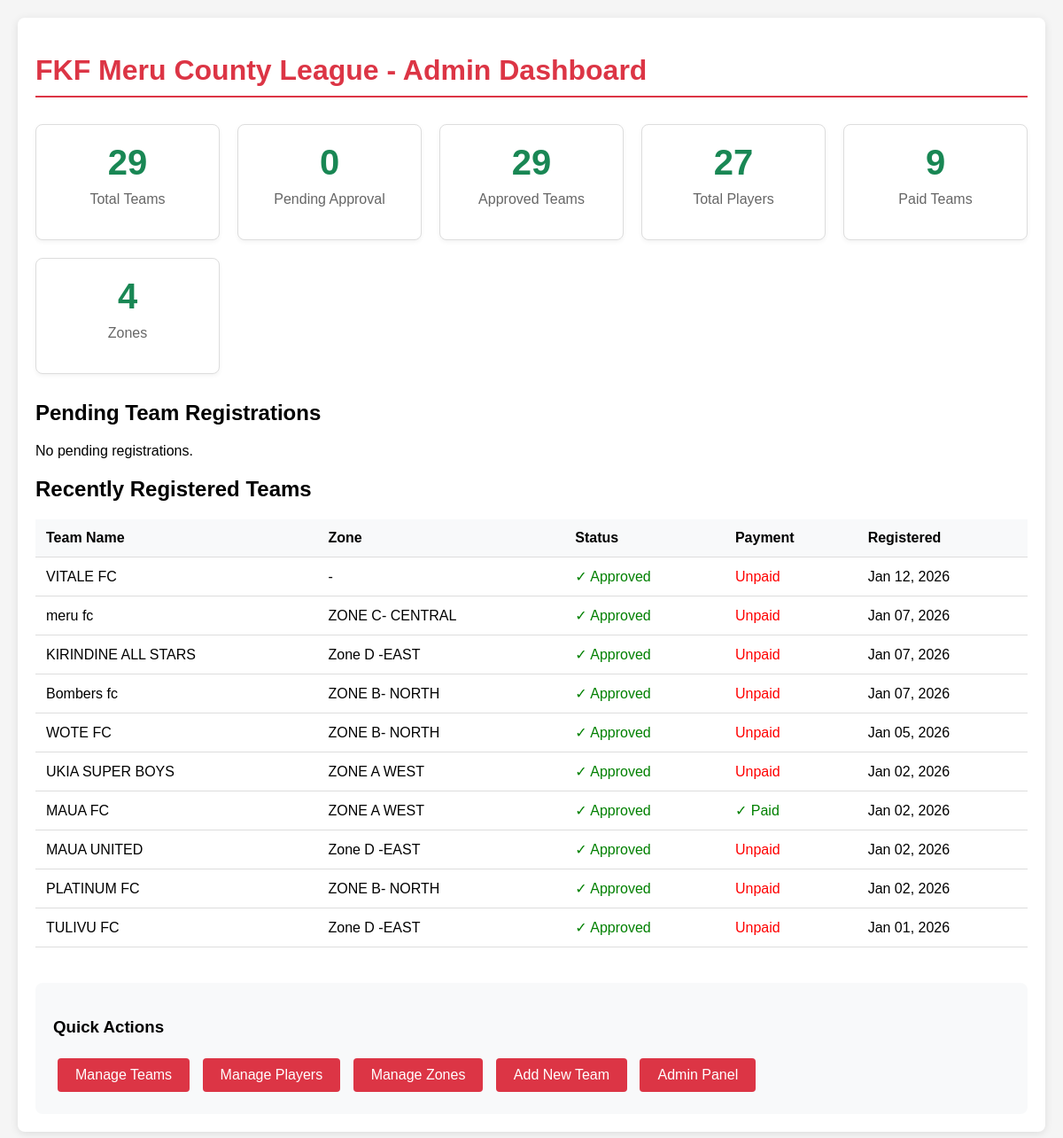
/teams/admin-dashboard/ (signed in), run on the app's committed database.
### teams/models.py (models this page shows, shortened)
class Team(models.Model):
    STATUS_CHOICES = [
        ('pending', 'Pending'),
        ('approved', 'Approved'),
        ('rejected', 'Rejected'),
        ('suspended', 'Suspended'),
    ]
    team_name = models.CharField(max_length=200, unique=True)
    team_code = models.CharField(max_length=20, unique=True, blank=True)
    logo = models.ImageField(upload_to='team_logos/', blank=True, null=True)
    location = models.CharField(max_length=200)
    home_ground = models.CharField(max_length=200)
    map_location = models.URLField(blank=True)
    latitude = models.DecimalField(max_digits=9, decimal_places=6, blank=True, null=True)
    longitude = models.DecimalField(max_digits=9, decimal_places=6, blank=True, null=True)
    contact_person = models.CharField(max_length=100)
    phone_number = models.CharField(
        max_length=13,
        unique=True,
        validators=[validate_kenya_phone],
        help_text="Must be +254 followed by 9 digits (e.g., +254712345678)"
    )
    email = models.EmailField(blank=True, unique=True)
    zone = models.ForeignKey(Zone, on_delete=models.SET_NULL, null=True, blank=True)
    status = models.CharField(max_length=20, choices=STATUS_CHOICES, default='pending')
    manager = models.ForeignKey(
        settings.AUTH_USER_MODEL,
        on_delete=models.SET_NULL,
        null=True,
        blank=True,
        related_name='managed_teams'
    )
    payment_status = models.BooleanField(default=False)
    payment_date = models.DateField(blank=True, null=True)
    home_jersey_color = models.CharField(max_length=50, blank=True, default='#dc3545')
    home_shorts_color = models.CharField(max_length=50, blank=True, default='#ffffff')
    home_socks_color = models.CharField(max_length=50, blank=True, default='#dc3545')
    away_jersey_color = models.CharField(max_length=50, blank=True, default='#ffffff')
    away_shorts_color = models.CharField(max_length=50, blank=True, default='#dc3545')
    away_socks_color = models.CharField(max_length=50, blank=True, default='#ffffff')
    third_jersey_color = models.CharField(max_length=50, blank=True)
    third_shorts_color = models.CharField(max_length=50, blank=True)
    third_socks_color = models.CharField(max_length=50, blank=True)
    gk_home_jersey_color = models.CharField(max_length=50, blank=True, default='#28a745')
    gk_home_shorts_color = models.CharField(max_length=50, blank=True, default='#28a745')
    gk_home_socks_color = models.CharField(max_length=50, blank=True, default='#28a745')
    gk_away_jersey_color = models.CharField(max_length=50, blank=True, default='#ffc107')
    gk_away_shorts_color = models.CharField(max_length=50, blank=True, default='#ffc107')
    gk_away_socks_color = models.CharField(max_length=50, blank=True, default='#ffc107')
    gk_third_jersey_color = models.CharField(max_length=50, blank=True)
    gk_third_shorts_color = models.CharField(max_length=50, blank=True)
    gk_third_socks_color = models.CharField(max_length=50, blank=True)
    kit_colors_set = models.BooleanField(default=False)
    kit_setup_prompt_shown = models.BooleanField(default=False)
    home_kit_image = models.ImageField(upload_to='kit_images/', blank=True, null=True,
                                      help_text="Upload home kit design/image")
    away_kit_image = models.ImageField(upload_to='kit_images/', blank=True, null=True,
                                      help_text="Upload away kit design/image")
    third_kit_image = models.ImageField(upload_to='kit_images/', blank=True, null=True,
                                       help_text="Upload third kit design/image")
    gk_home_kit_image = models.ImageField(upload_to='kit_images/', blank=True, null=True,
                                         help_text="Upload GK home kit design/image")
    gk_away_kit_image = models.ImageField(upload_to='kit_images/', blank=True, null=True,
                                         help_text="Upload GK away kit design/image")
    gk_third_kit_image = models.ImageField(upload_to='kit_images/', blank=True, null=True,
                                          help_text="Upload GK third kit design/image")
    registration_date = models.DateTimeField(auto_now_add=True)
    class Meta:
        ordering = ['team_name']

class Zone(models.Model):
    name = models.CharField(max_length=100)
    description = models.TextField(blank=True)
    created_at = models.DateTimeField(auto_now_add=True)
    fixtures_generated = models.BooleanField(default=False)
    fixture_generation_date = models.DateTimeField(null=True, blank=True)
    season_start_date = models.DateField(null=True, blank=True)
    match_day_of_week = models.IntegerField(default=6, choices=[(6, 'Saturday'), (0, 'Sunday')])
    class Meta:
        ordering = ['name']

### teams/admin_dashboard.py (the view)
# urls.py: path('admin-dashboard/', include('admin_dashboard.urls')),
@login_required
@user_passes_test(admin_or_league_manager_required)
def admin_dashboard(request):
    stats = {
        'total_teams': Team.objects.count(),
        'pending_teams': Team.objects.filter(status='pending').count(),
        'approved_teams': Team.objects.filter(status='approved').count(),
        'paid_teams': Team.objects.filter(payment_status=True).count(),
        'total_players': Player.objects.count(),
        'suspended_players': Player.objects.filter(is_suspended=True).count(),
        'zones': Zone.objects.count(),
    }
    recent_teams = Team.objects.order_by('-registration_date')[:10]  # Last 10 teams
    pending_registrations = Team.objects.filter(status='pending')[:10]
    suspended_players = Player.objects.filter(is_suspended=True)[:10]
    context = {
        'stats': stats,
        'recent_teams': recent_teams,
        'pending_registrations': pending_registrations,
        'suspended_players': suspended_players,
        'title': 'Admin Dashboard',
    }
    return render(request, 'admin/dashboard.html', context)

### teams/admin_dashboard.py (called while the page is built)
def admin_or_league_manager_required(user):
    return user.is_staff or user.groups.filter(name='League Admin').exists()

### templates/admin/dashboard.html (shortened to what this page needs)
<!DOCTYPE html>
<html lang="en">
<head>
</head>
<body>
    <div class="container">
        <h1>FKF Meru County League - Admin Dashboard</h1>
        <div class="stats-grid">
            <div class="stat-card">
                <h3>{{ stats.total_teams }}</h3>
                <p>Total Teams</p>
            </div>
            <div class="stat-card">
                <h3>{{ stats.pending_teams }}</h3>
                <p>Pending Approval</p>
            </div>
            <div class="stat-card">
                <h3>{{ stats.approved_teams }}</h3>
                <p>Approved Teams</p>
            </div>
            <div class="stat-card">
                <h3>{{ stats.total_players }}</h3>
                <p>Total Players</p>
            </div>
            <div class="stat-card">
                <h3>{{ stats.paid_teams }}</h3>
                <p>Paid Teams</p>
            </div>
            <div class="stat-card">
                <h3>{{ stats.zones }}</h3>
                <p>Zones</p>
            </div>
        </div>
        <h2>Pending Team Registrations</h2>
        {% if pending_registrations %}
        <table>
            <thead>
                <tr>
                    <th>Team Name</th>
                    <th>Contact Person</th>
                    <th>Phone</th>
                    <th>Email</th>
                    <th>Action</th>
                </tr>
            </thead>
            <tbody>
                {% for team in pending_registrations %}
                <tr>
                    <td>{{ team.team_name }}</td>
                    <td>{{ team.contact_person }}</td>
                    <td>{{ team.phone_number }}</td>
                    <td>{{ team.email|default:"-" }}</td>
                    <td>
                        <a href="/admin/teams/team/{{ team.id }}/change/" class="btn">
                            Review
                        </a>
                    </td>
                </tr>
                {% endfor %}
            </tbody>
        </table>
        {% else %}
        <p>No pending registrations.</p>
        {% endif %}
        <h2>Recently Registered Teams</h2>
        {% if recent_teams %}
        <table>
            <thead>
                <tr>
                    <th>Team Name</th>
                    <th>Zone</th>
                    <th>Status</th>
                    <th>Payment</th>
                    <th>Registered</th>
                </tr>
            </thead>
            <tbody>
                {% for team in recent_teams %}
                <tr>
                    <td>{{ team.team_name }}</td>
                    <td>{{ team.zone.name|default:"-" }}</td>
                    <td>
                        {% if team.status == 'approved' %}
                        <span style="color: green;">✓ Approved</span>
                        {% elif team.status == 'pending' %}
                        <span style="color: orange;">Pending</span>
                        {% else %}
                        {{ team.status|title }}
                        {% endif %}
                    </td>
                    <td>
                        {% if team.payment_status %}
                        <span style="color: green;">✓ Paid</span>
                        {% else %}
                        <span style="color: red;">Unpaid</span>
                        {% endif %}
                    </td>
                    <td>{{ team.registration_date|date:"M d, Y" }}</td>
                </tr>
                {% endfor %}
            </tbody>
        </table>
        {% else %}
        <p>No teams registered yet.</p>
        {% endif %}
        <div class="quick-links">
            <h3>Quick Actions</h3>
            <div>
                <a href="/admin/teams/team/" class="btn">Manage Teams</a>
                <a href="/admin/teams/player/" class="btn">Manage Players</a>
                <a href="/admin/teams/zone/" class="btn">Manage Zones</a>
                <a href="/admin/teams/team/add/" class="btn">Add New Team</a>
                <a href="/admin/" class="btn">Admin Panel</a>
            </div>
        </div>
    </div>
</body>
</html>

### templates/admin/dashboard.html (style rules this page uses)
body { font-family: Arial, sans-serif; margin: 0; padding: 20px; background-color: #f5f5f5; }
.container { max-width: 1200px; margin: 0 auto; background: white; padding: 20px; border-radius: 8px; box-shadow: 0 2px 10px rgba(0,0,0,0.1); }
h1 { color: #dc3545; border-bottom: 2px solid #dc3545; padding-bottom: 10px; }
.stats-grid { display: grid; grid-template-columns: repeat(auto-fit, minmax(200px, 1fr)); gap: 20px; margin: 30px 0; }
.stat-card { background: white; border: 1px solid #ddd; border-radius: 8px; padding: 20px; text-align: center; box-shadow: 0 2px 5px rgba(0,0,0,0.05); }
.stat-card h3 { font-size: 2.5em; margin: 0; color: #198754; }
.stat-card p { color: #666; margin-top: 10px; }
table { width: 100%; border-collapse: collapse; margin: 20px 0; }
th, td { padding: 12px; text-align: left; border-bottom: 1px solid #ddd; }
th { background-color: #f8f9fa; font-weight: bold; }
.btn { display: inline-block; padding: 10px 20px; background: #dc3545; color: white; text-decoration: none; border-radius: 4px; margin: 5px; }
.quick-links { margin-top: 40px; padding: 20px; background: #f8f9fa; border-radius: 8px; }

### data on the page
Team: team_name "VITALE FC", zone.name "-", status "✓ Approved", payment_status "Unpaid", registration_date "Jan 12, 2026"
Team: team_name "meru fc", zone.name "ZONE C- CENTRAL", status "✓ Approved", payment_status "Unpaid", registration_date "Jan 07, 2026"
Team: team_name "KIRINDINE ALL STARS", zone.name "Zone D -EAST", status "✓ Approved", payment_status "Unpaid", registration_date "Jan 07, 2026"
Team: team_name "Bombers fc", zone.name "ZONE B- NORTH", status "✓ Approved", payment_status "Unpaid", registration_date "Jan 07, 2026"
Team: team_name "WOTE FC", zone.name "ZONE B- NORTH", status "✓ Approved", payment_status "Unpaid", registration_date "Jan 05, 2026"
Team: team_name "UKIA SUPER BOYS", zone.name "ZONE A WEST", status "✓ Approved", payment_status "Unpaid", registration_date "Jan 02, 2026"
Team: team_name "MAUA FC", zone.name "ZONE A WEST", status "✓ Approved", payment_status "✓ Paid", registration_date "Jan 02, 2026"
Team: team_name "MAUA UNITED", zone.name "Zone D -EAST", status "✓ Approved", payment_status "Unpaid", registration_date "Jan 02, 2026"
Team: team_name "PLATINUM FC", zone.name "ZONE B- NORTH", status "✓ Approved", payment_status "Unpaid", registration_date "Jan 02, 2026"
Team: team_name "TULIVU FC", zone.name "Zone D -EAST", status "✓ Approved", payment_status "Unpaid", registration_date "Jan 01, 2026"

### other printed values
{{ stats.total_teams }} "29"
{{ stats.pending_teams }} "0"
{{ stats.approved_teams }} "29"
{{ stats.total_players }} "27"
{{ stats.paid_teams }} "9"
{{ stats.zones }} "4"
